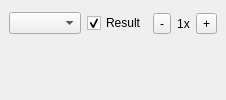
<?xml version="1.0" encoding="UTF-8"?>
<ui version="4.0">
 <class>BitmapViewPanel</class>
 <widget class="QWidget" name="BitmapViewPanel">
  <layout class="QVBoxLayout" name="bitmapViewPanelLayout">
   <property name="leftMargin">
    <number>0</number>
   </property>
   <property name="topMargin">
    <number>0</number>
   </property>
   <property name="rightMargin">
    <number>0</number>
   </property>
   <property name="bottomMargin">
    <number>0</number>
   </property>
   <item>
    <widget class="QWidget" name="bitmapModeRowWidget" native="true">
     <layout class="QHBoxLayout" name="bitmapModeRowLayout">
      <item>
       <widget class="QComboBox" name="bitmapModeCombo"/>
      </item>
      <item>
       <widget class="QCheckBox" name="resultOverlayCheckBox">
        <property name="text">
         <string>Result</string>
        </property>
        <property name="checked">
         <bool>true</bool>
        </property>
       </widget>
      </item>
      <item>
       <widget class="QToolButton" name="bitmapZoomOutButton">
        <property name="text">
         <string>-</string>
        </property>
       </widget>
      </item>
      <item>
       <widget class="QLabel" name="bitmapZoomLabel">
        <property name="text">
         <string>1x</string>
        </property>
        <property name="alignment">
         <set>Qt::AlignCenter</set>
        </property>
       </widget>
      </item>
      <item>
       <widget class="QToolButton" name="bitmapZoomInButton">
        <property name="text">
         <string>+</string>
        </property>
       </widget>
      </item>
     </layout>
    </widget>
   </item>
   <item>
    <widget class="QWidget" name="bitmapViewContainer" native="true"/>
   </item>
  </layout>
 </widget>
 <resources/>
 <connections/>
</ui>
